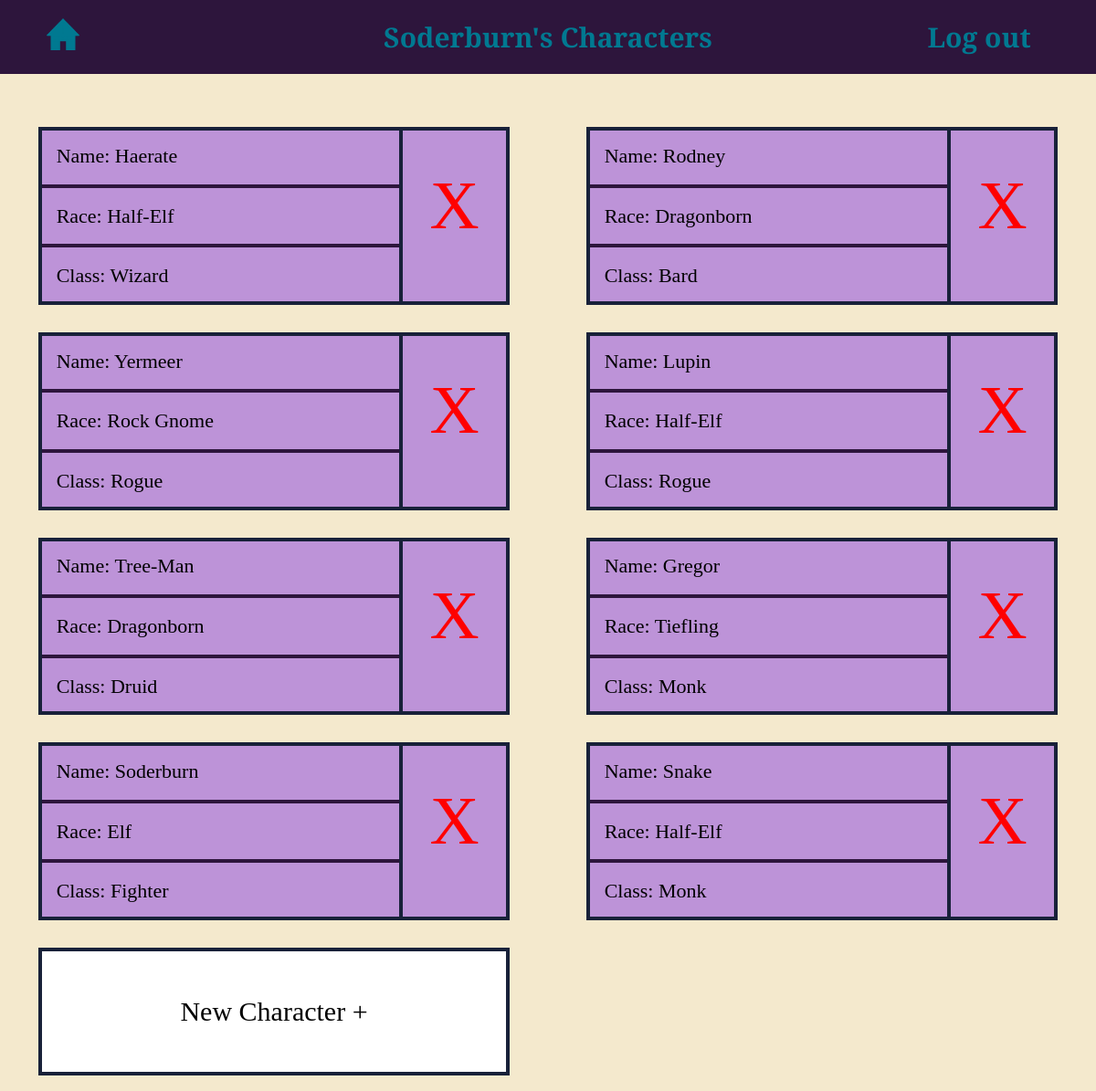
The page /user (signed in) on the database its author committed.
### tables this page shows
CREATE TABLE "User" (User_Id INTEGER PRIMARY KEY AUTOINCREMENT, Username TEXT, Hash TEXT, Salt TEXT);

CREATE TABLE "Character" (Character_Id INTEGER PRIMARY KEY AUTOINCREMENT, Name TEXT, Race INT REFERENCES Race (Race_Id), Class INT REFERENCES Class (Class_Id), Level Type, Background INT REFERENCES Background (Background_Id), HP INT, AC INT, Stats Text, Proficiencies TEXT, Speed INT, Notes TEXT, Current_HP INT, `Subclass` INTEGER REFERENCES `Subclass`(`Subclass_Id`), "User_Id" INTEGER REFERENCES "User"(`User_Id`), FOREIGN KEY (Class) REFERENCES Class (Class_Id), FOREIGN KEY (Background) REFERENCES Background (Background_Id));

CREATE TABLE "Race" (Race_Id INTEGER PRIMARY KEY AUTOINCREMENT, Name TEXT, Speed TEXT, ASI TEXT, Languages TEXT, Proficiencies TEXT);

CREATE TABLE Class (Class_Id INTEGER PRIMARY KEY AUTOINCREMENT, Name TEXT, HpDie TEXT, Proficiencies TEXT);

### routes.py (the view)
@app.route('/user')
def userPage():
    if 'user_id' not in session:
        return redirect('/login')
    username = querydb('SELECT Username FROM User WHERE User_Id = ?',
                       (session['user_id'],), True)[0]
    characters = querydb('''SELECT Character.Character_Id,Character.Name,Race.Name,
                Class.Name FROM Character JOIN Class ON
                 Character.Class = Class.Class_Id JOIN Race ON
                 Character.Race = Race.Race_Id WHERE User_Id = ?''',
                         (session['user_id'],), False)
    resetSession()
    return render_template('UserPage.html', characters=characters,
                           username=username)

### routes.py (called while the page is built)
def querydb(query, values, oneOrAll):
    conn = sqlite3.connect(db)
    cur = conn.cursor()
    cur.execute(query, values)
    if oneOrAll:
        return cur.fetchone()
    else:
        return cur.fetchall()

def resetSession():
    if 'user_id' in session:
        placeholder = session['user_id']
    else:
        placeholder = None
    session.clear()
    collect()
    if placeholder is not None:
        session['user_id'] = placeholder

### templates/UserPage.html (shortened to what this page needs)
<!DOCTYPE html>
<html>
    <head>
        <link rel = 'stylesheet', href = '../static/styles.css'>
    </head>
    <body>
        <div class = "main_create">
            <div class="formScrollHeader">
                <div class="headerText">
                    <a href="{{ url_for('home')}}"><img style = "width: 30%; margin-top: 10px;" src = "../static/Home.png" class = "menu_button"></a>
                </div>
                <div class="headerText">
                    {{username}}'s Characters
                </div>
                <a href="{{ url_for('logout')}}" class="headerText">
                        Log out
                </a>
            </div>
            <div class = "character_grid">
                {% for i in range(characters|length) %}
                <div class = "character_container" id={{characters[i][0]}}>
                    <a href="{{ url_for('character_main', id=characters[i][0])}}" style="color: black; text-decoration: none;" class="character_preview_list">
                        <div>
                            <div class = "character_text">
                                Name: {{characters[i][1]}}
                            </div>
                            <hr class = "character_divider">
                        </div>
                        <div>
                            <div class = "character_text">
                                Race: {{characters[i][2]}}
                            </div>
                            <hr class = "character_divider">
                        </div>
                        <div>
                            <div class = "character_text">
                                Class: {{characters[i][3]}}
                            </div>
                        </div>
                    </a>
                    <div class="character_cross" onclick="displayDialog({{characters[i][0]}})">
                        X
                    </div>
                </div>
                {% endfor %}
                {% if characters|length <= 20 %}
                    <a href="{{ url_for('create')}}"
                    style="color: black; text-decoration: none; background-color:white; display: block; padding-top:6.5%; padding-bottom: 6.5%"
                    class="character_container"
                    >
                        <div>New Character +</div>
                    </a>
                {% endif %}
            </div>
        </div>
    </body>
</html>

### static/styles.css (style rules this page uses)
.menu_button { width: 100%; }
body { margin: 0px; height: 70vw; }
.main_create { text-align: center; font-size: 30px; line-height: 1.8; background-color: #f4e9cd; font-family: "Bree Serif", serif; padding-bottom: 5px; min-height: 100%; display: block; width: auto; }
.formScrollHeader { text-align: center; align-items: center; background-color: #2d153c; width: auto; font-size: 30px; color: #007991; margin-top: 0px; padding: 10px; margin-block-end: 40px; display: grid; grid-template-columns: 1fr 1fr 6fr 2fr; }
.character_grid { display: grid; grid-template-columns: auto auto; }
.character_container { display: grid; grid-template-columns: 3.5fr 1fr; background-color: #bd93d8; margin: 7%; margin-bottom: 2%; margin-top: 3%; border: #182139 4px solid; overflow: hidden; }
.character_text { padding-left: 4%; }
.character_divider { border: 2px solid #2d153c }
.character_preview_list { display: grid; padding-top: 2%; padding-bottom: 2%; grid-template-rows: auto auto auto; text-align: left; font-size: 22px; border-right: #182139 4px solid; }
.character_cross { color: red; text-align: center; font-size: 250%; padding-top: 12%; padding-bottom: 6%; }
.headerText { font-weight: bold; color: #007991; text-decoration: none; }
.headerText a,a:visited { text-decoration: none; font-weight: bold; color: #007991; position:relative; margin-top: 10px; }

### rows shown on the page
User: Username "Soderburn"
Character: Name "Haerate"
Race: Name "Half-Elf" "Half-Elf" "Half-Elf"
Class: Name "Wizard"
Character: Name "Rodney"
Race: Name "Dragonborn" "Dragonborn"
Class: Name "Bard"
Character: Name "Yermeer"
Race: Name "Rock Gnome"
Class: Name "Rogue" "Rogue"
Character: Name "Lupin"
Character: Name "Tree-Man"
Class: Name "Druid"
Character: Name "Gregor"
Race: Name "Tiefling"
Class: Name "Monk" "Monk"
Character: Name "Soderburn"
Race: Name "Elf"
Class: Name "Fighter"
Character: Name "Snake"
